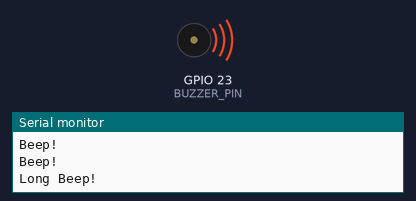
Bench run of a sketch on a simulated ESP32. Parts: buzzer (waves = sounding, pin HIGH), the last lines printed to the serial monitor.

Above: at 1.2 s.
At 6.2 s:
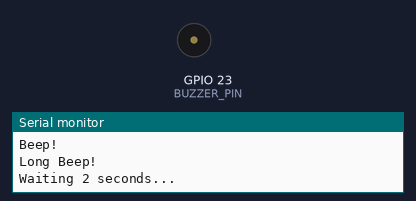
Timing chart, 0 to 8.3 s (numbered marks = the images above):
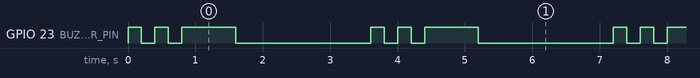

Measured:
- by itself, GPIO 23 (BUZZER_PIN): repeats every 3.6 s: LOW 0.20 s, HIGH 0.20 s, LOW 0.20 s, HIGH 0.80 s, LOW 2.0 s, HIGH 0.20 s
- by itself, everything shown: repeats every 3.6 s, in 6 steps

The sketch:

buzzzer_test.ino
```cpp
// -------------------------------------------------------------
// ESP32 Buzzer Test Code
// -------------------------------------------------------------

const int BUZZER_PIN = 23; // Connected to GPIO 23

void setup() {
  Serial.begin(115200);
  pinMode(BUZZER_PIN, OUTPUT);
  Serial.println("Buzzer test starting...");
}

void loop() {
  // Beep 1: Short beep
  Serial.println("Beep!");
  digitalWrite(BUZZER_PIN, HIGH); // Turn buzzer ON
  delay(200);                     // Wait 200 ms
  digitalWrite(BUZZER_PIN, LOW);  // Turn buzzer OFF
  delay(200);

  // Beep 2: Short beep
  Serial.println("Beep!");
  digitalWrite(BUZZER_PIN, HIGH);
  delay(200);
  digitalWrite(BUZZER_PIN, LOW);
  delay(200);

  // Beep 3: Long beep
  Serial.println("Long Beep!");
  digitalWrite(BUZZER_PIN, HIGH);
  delay(800);                     // Wait 800 ms
  digitalWrite(BUZZER_PIN, LOW);

  // Pause before repeating
  Serial.println("Waiting 2 seconds...\n");
  delay(2000);
}
```
